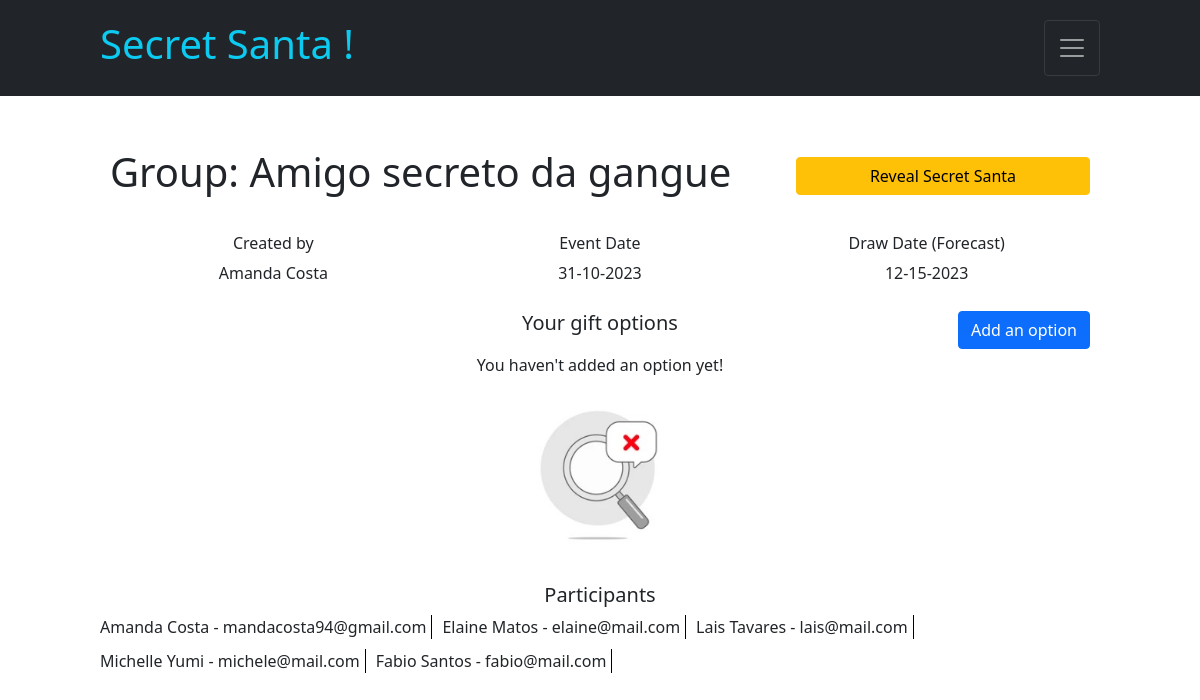
The app's page /group/1 (signed in) with its own data.
### tables this page shows
CREATE TABLE groups (
        id INTEGER PRIMARY KEY AUTOINCREMENT,
        owner_id INTEGER,
        name TEXT,
        description TEXT,
        creation_date TEXT,
        event_date TEXT,
        draw_date TEXT, image_url text,
        FOREIGN KEY (owner_id) REFERENCES users(id)
    );

CREATE TABLE users (
        id INTEGER PRIMARY KEY AUTOINCREMENT,
        name TEXT,
        email TEXT UNIQUE,
        gender TEXT,
        birth TEXT,
        password_hash TEXT
    );

### app.py (the view)
@app.route('/group/<group_id>', methods=['GET', 'POST'])
@login_required
def group(group_id):
    db = get_db()
    cursor = db.cursor()
    id = session["user_id"]
    cursor.execute("SELECT * FROM users WHERE id = ?", (id,))
    user = cursor.fetchone()
    release_santa = False
    if request.method == 'GET':
        try:
            santa_gift_options = None
            cursor.execute("SELECT b.* FROM groups_users a JOIN users b ON a.user_id = b.id WHERE a.group_id = ? AND a.user_id <> ?", (group_id, id))
            participants = cursor.fetchall()
            if len(participants) >= 2:
                release_santa = True
            cursor.execute("SELECT id FROM groups_users WHERE group_id = ? AND user_id = ?", (group_id, id,))
            group_user_id = cursor.fetchone()
            group_user_id = group_user_id['id']
            cursor.execute("SELECT c.* FROM groups_users a JOIN group_user_option b ON a.id = b.group_user_id JOIN gift_option c ON c.id = b.gift_option_id WHERE a.id = ?", (group_user_id, ))
            gift_options = cursor.fetchall()
            cursor.execute("SELECT a.*, b.name as creator, b.email FROM groups a LEFT JOIN users b ON a.owner_id = b.id WHERE a.id = ?", (group_id, ))
            group = cursor.fetchone()
            cursor.execute("SELECT a.taken_id, a.date, b.name, b.email, b.gender, b.birth FROM draw a JOIN users b ON a.taken_id = b.id WHERE a.took_id = ? AND a.group_id = ?", (id, group_id,))
            draw = cursor.fetchone()
            if draw:
                if draw['taken_id']:
                    cursor.execute("SELECT id FROM groups_users WHERE group_id = ? AND user_id = ?", (group_id, draw['taken_id'],))
                    group_taken_id = cursor.fetchone()
                    group_taken_id = group_taken_id['id']
                    cursor.execute("SELECT c.* FROM groups_users a JOIN group_user_option b ON a.id = b.group_user_id JOIN gift_option c ON c.id = b.gift_option_id WHERE a.id = ?", (group_taken_id, ))
                    santa_gift_options = cursor.fetchall()
            owner = group['owner_id'] == id
            return render_template("group.html", nav=True, user=user, owner=owner, participants=participants, gift_options=gift_options, draw=draw, group=group, santa_gift_options=santa_gift_options, release_santa=release_santa)
        except Exception as e:
            text = f"An error occurred: {str(e)}"
            return render_template("home.html", nav=True, erro=True, text=text, user=user)

### app.py (called while the page is built)
@app.after_request
def after_request(response):
    response.headers["Cache-Control"] = "no-cache, no-store, must-revalidate"
    response.headers["Expires"] = 0
    response.headers["Pragma"] = "no-cache"
    return response

def get_db():
    db = getattr(g, '_database', None)
    if db is None:
        db = g._database = sqlite3.connect('database.db')
    db.row_factory = sqlite3.Row
    return db

@app.teardown_appcontext
def close_connection(exception):
    print("Closing...")
    db = getattr(g, '_database', None)
    if db is not None:
        db.close()

### helpers.py (called while the page is built)
def login_required(f):
    @wraps(f)
    def decorated_function(*args, **kwargs):
        if session.get("user_id") is None:
            print("USER ID", session.get("user_id"))
            return redirect("/")
        return f(*args, **kwargs)
    return decorated_function

### templates/group.html (shortened to what this page needs)
{% extends "layout.html" %}
{% block main %}
    <div class="container_group">
        <div class="container_header_group">
            <div class="header_group">
                <h1>Group: {{group['name']}}</h1>
                {% if draw['date'] %}
                <button type="button" class="btn btn-warning one action" data-bs-toggle="modal" data-bs-target="#secret_santa_modal" onclick="animateSantaName()">Reveal Secret Santa</button>
                {% else %}
                    <div class="btn btn-secondary one action">Wait for the draw!</div>
                {% endif %}
            </div>
            <div class="group_info">
                <div class="info_group">
                    <h6>Created by</h6>
                    <p>{{group['creator']}}</p>
                </div>
                <div class="info_group">
                    <h6>Event Date</h6>
                    <p>{{group['event_date']}}</p>
                </div>
                <div class="info_group">
                    <h6>Draw Date (Forecast)</h6>
                    <p>{{group['draw_date']}}</p>
                </div>
            </div>
        </div>
        <div>
            <div class="container_gifts">
                <h5>Your gift options</h5>
                {% if gift_options[0] %}
                    <ul class="gift_options_list">
                        {% for gift in gift_options %}
                            <li id="option-{{gift['id']}}" class="option_card card">
                                <h6 class="title_gift">{{gift['gift']}}</h6>
                                <p class="description_gift">{{gift['description']}}</p>
                                <form action="/new_gift/{{gift['id']}}" method="post" class="trash-icon">
                                    <input hidden type="text" name="group_id" value="{{group['id']}}">
                                    <button type="submit" class="trash-btn btn btn-secondary"><i class="bi bi-trash3-fill"></i></button>
                                </form>
                            </li>
                        {% endfor %}
                    </ul>
                {% else %}
                    <p>You haven't added an option yet!</p>
                    <img src="../static/images/lupa.jpeg" alt="" class="no_gifts">
                {% endif %}
                <button type="button" class="btn btn-primary add_gift" data-bs-toggle="modal" data-bs-target="#new_gift_modal">Add an option</button>
            </div>
            <div style="padding: 20px 0;">
                <h5>Participants</h5>
                {% if participants[0] %}
                <ul class="participants_list">
                    {% for part in participants %}
                        <li>
                            <span>{{part['name']}} - {{part['email']}}</span>
                        </li>
                    {% endfor %}
                </ul>
                {% else %}
                    <p>No one yet !</p>
                    <img src="../static/images/no_people.jpeg" alt="" class="no_people">
                {% endif %}
            </div>
        </div>
    </div>
{% endblock %}

### static/css/style.css (style rules this page uses)
ul { list-style: none; margin: 0; padding: 0; }
.container_home, .container_group, .container_profile { width: 100%; margin: 100px auto 0px auto; max-width: 1000px; }
.btn.one { width: 100%; }
.participants_list { display: flex; flex-direction: column; gap: 10px; }
.participants_list > li { width: 100%; display: flex; align-items: center; justify-content: space-between; flex-wrap: nowrap; gap: 10px; }
.container_header_group, .container_gifts { width: 100%; padding: 0 10px 10px 10px; display: flex; flex-direction: column; gap: 10px; }
.info_group { width: 100%; display: flex; justify-content: space-between; }
.participants_list { text-align: initial; }
.no_gifts, .no_people { width: 100%; max-width: 150px; height: 150px; margin: 0 auto; }
@media (min-width: 768px) { .participants_list { flex-direction: row; flex-wrap: wrap; justify-content: flex-start; gap: 10px; } }
@media (min-width: 768px) { .participants_list > li { width: fit-content; padding: 0 5px 0 0; border-right: 1px solid black; } }
@media (min-width: 768px) { .header_group { display: flex; align-items: center; justify-content: space-between; } }
@media (min-width: 768px) { .header_group > .action { width: 30% !important; } }
@media (min-width: 768px) { .group_info { margin-top: 20px; display: flex; justify-content: space-around; } }
@media (min-width: 768px) { .info_group { width: 29%; display: flex; justify-content: space-between; flex-direction: column; } }
@media (min-width: 768px) { .container_gifts { position: relative; } }
@media (min-width: 768px) { .add_gift { position: absolute; top: 0; right: 10px; } }

### records on screen
groups: name "Amigo secreto da gangue", event_date "31-10-2023", draw_date "12-15-2023"
users: creator "Amanda Costa", name "Amanda Costa", email "mandacosta94@gmail.com"
users: name "Elaine Matos", email "elaine@mail.com"
users: name "Lais Tavares", email "lais@mail.com"
users: name "Michelle Yumi", email "michele@mail.com"
users: name "Fabio Santos", email "fabio@mail.com"
